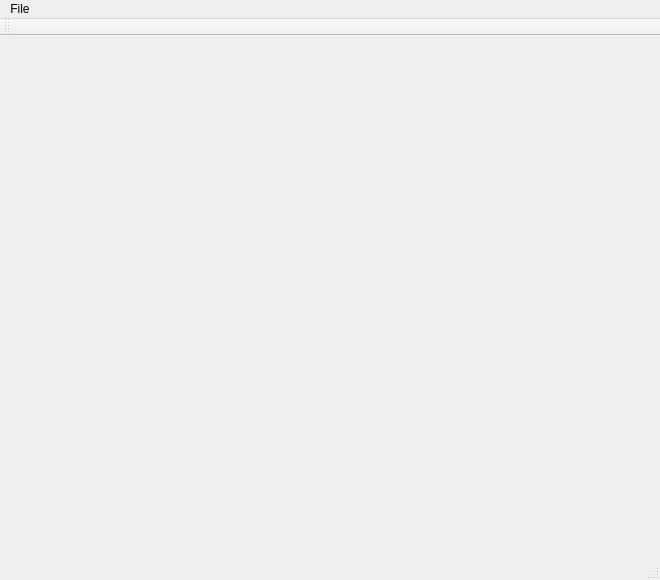
<?xml version="1.0" encoding="UTF-8"?>
<ui version="4.0">
 <class>parkingClass</class>
 <widget class="QMainWindow" name="parkingClass">
  <property name="geometry">
   <rect>
    <x>0</x>
    <y>0</y>
    <width>660</width>
    <height>580</height>
   </rect>
  </property>
  <property name="windowTitle">
   <string>parking</string>
  </property>
  <widget class="QWidget" name="centralWidget"/>
  <widget class="QStatusBar" name="statusBar"/>
  <widget class="QMenuBar" name="menuBar">
   <property name="geometry">
    <rect>
     <x>0</x>
     <y>0</y>
     <width>660</width>
     <height>21</height>
    </rect>
   </property>
   <widget class="QMenu" name="menuHello">
    <property name="title">
     <string>File</string>
    </property>
    <addaction name="action_LoadSTL"/>
    <addaction name="action_LoadDXF"/>
    <addaction name="action_Load3DS"/>
   </widget>
   <addaction name="menuHello"/>
  </widget>
  <widget class="QToolBar" name="toolBar">
   <property name="windowTitle">
    <string>toolBar</string>
   </property>
   <attribute name="toolBarArea">
    <enum>TopToolBarArea</enum>
   </attribute>
   <attribute name="toolBarBreak">
    <bool>false</bool>
   </attribute>
  </widget>
  <action name="action_LoadSTL">
   <property name="text">
    <string>Load STL</string>
   </property>
  </action>
  <action name="action_LoadDXF">
   <property name="text">
    <string>Load DXF</string>
   </property>
  </action>
  <action name="action_Load3DS">
   <property name="text">
    <string>Load 3DS</string>
   </property>
  </action>
 </widget>
 <layoutdefault spacing="6" margin="11"/>
 <resources/>
 <connections/>
</ui>
